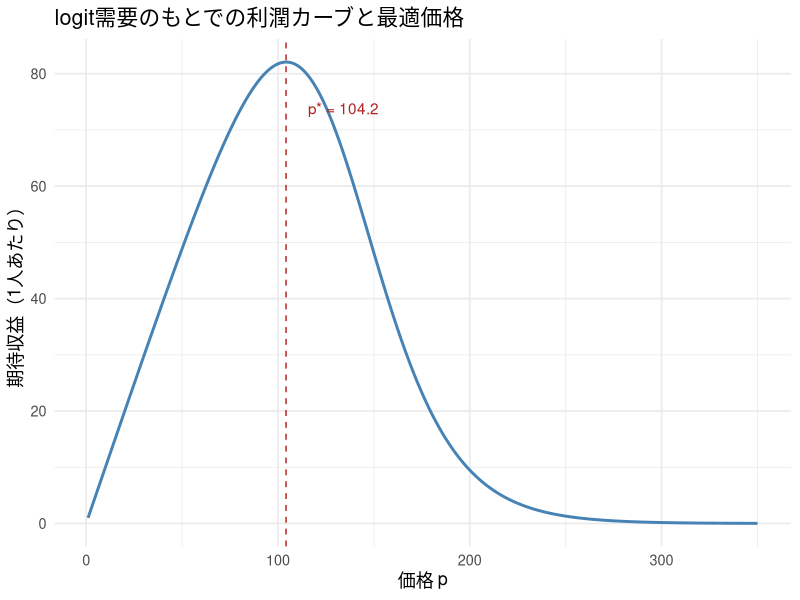
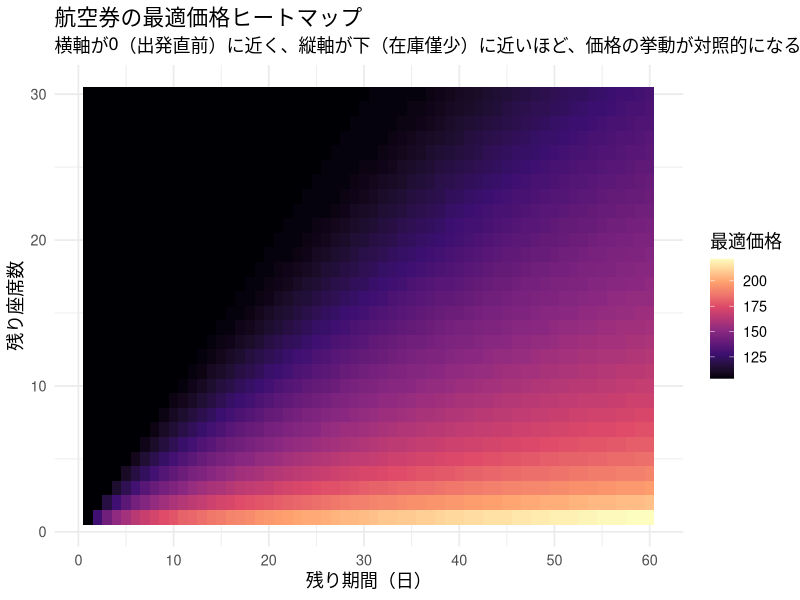
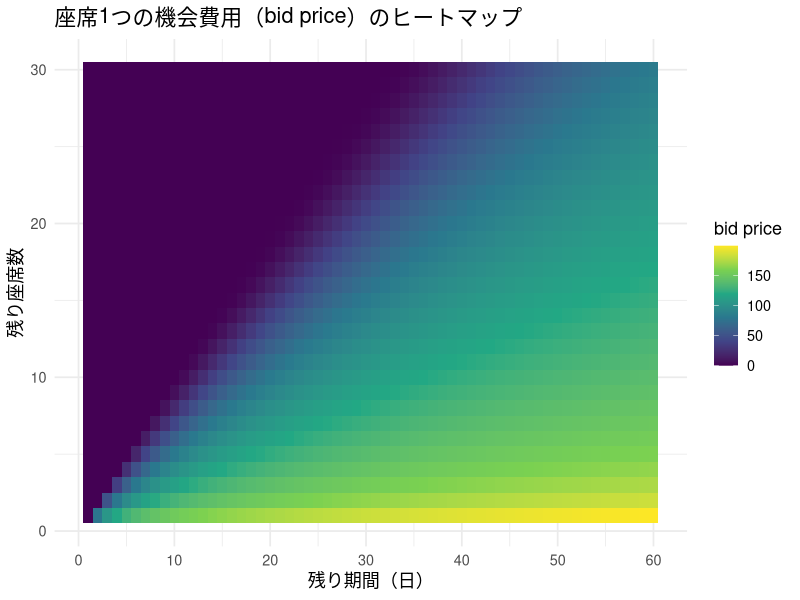
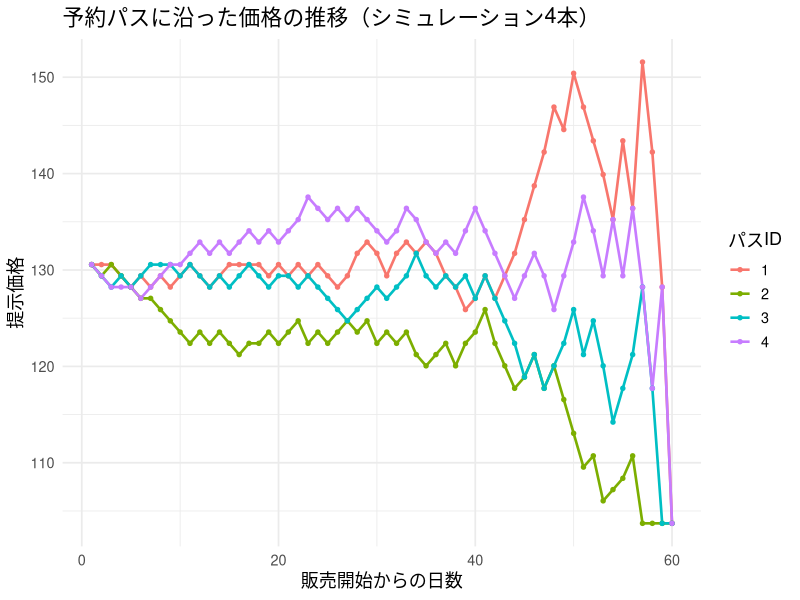
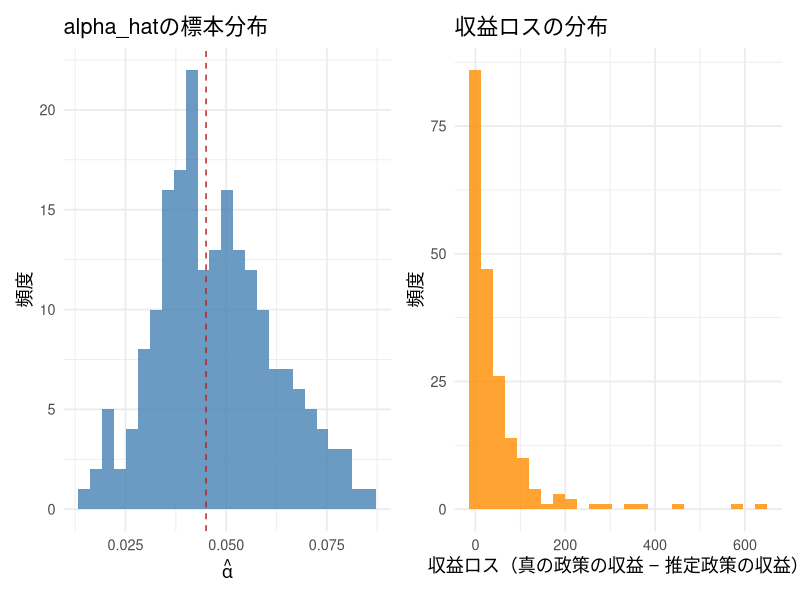

Write the R code that produced these figures, in order.
## ---- chunk 1
#| include: false
library(ggplot2)
library(dplyr)
library(tidyr)
library(knitr)
library(patchwork)

set.seed(20265)

theme_lecture <- function() {
  fam <- if (Sys.info()[["sysname"]] == "Darwin") "Hiragino Sans" else ""
  theme_minimal(base_size = 13, base_family = fam)
}
theme_set(theme_lecture())
knitr::opts_chunk$set(fig.align = "center", dpi = 144)
options(scipen = 8)
## ---- chunk 2
#| label: lec15-static-profit
theta0 <- 6.0
alpha  <- 0.045

lambda_p <- function(p, theta0, alpha) {
  u <- theta0 - alpha * p
  1 / (1 + exp(-u))
}

p_grid <- seq(1, 350, length.out = 400)
profit_grid <- lambda_p(p_grid, theta0, alpha) * p_grid

static_df <- data.frame(price = p_grid, profit = profit_grid)
p_star_static <- p_grid[which.max(profit_grid)]

ggplot(static_df, aes(x = price, y = profit)) +
  geom_line(color = "steelblue", linewidth = 1) +
  geom_vline(xintercept = p_star_static, linetype = "dashed", color = "firebrick") +
  annotate("text", x = p_star_static + 30, y = max(profit_grid) * 0.9,
           label = paste0("p* = ", round(p_star_static, 1)), color = "firebrick") +
  labs(x = "価格 p", y = "期待収益（1人あたり）",
       title = "logit需要のもとでの利潤カーブと最適価格")
## ---- chunk 3
#| label: lec15-peakload
# 昼と夜、2期間の需要（線形、簡易的に）
q_day   <- function(p) pmax(100 - 2 * p, 0)
q_night <- function(p) pmax(40 - 2 * p, 0)

c_v <- 5   # 可変費用（発電1単位あたり）
c_K <- 20  # 容量費用（容量1単位を用意するコスト、固定費）
K_capacity <- 50

# ケースA: 容量費用を両期間で分担すると仮定した場合の価格
# （素朴な「平均費用」的発想、非効率の例として）
p_naive <- c_v + c_K / 2

# ケースB: Steinerのルール。容量を「使う」期（昼）だけが容量費用を負担する。
# 夜は可変費用のみ。昼は可変費用＋容量費用。
p_night_efficient <- c_v
p_day_efficient    <- c_v + c_K

peak_df <- data.frame(
  ルール = c("素朴な平均費用配分", "Steinerの効率的配分（昼）", "Steinerの効率的配分（夜）"),
  価格   = c(p_naive, p_day_efficient, p_night_efficient),
  需要量 = c(q_day(p_naive), q_day(p_day_efficient), q_night(p_night_efficient)),
  注記 = c("比較用：昼需要", paste0("K=", K_capacity, "に一致（容量制約がbinding）"),
           paste0("30<K=", K_capacity, "（slack）"))
)
kable(peak_df, digits = 1, caption = "peak-load pricing：ピークだけが容量の影価格を負担")
## ---- chunk 4
#| label: lec15-dp-setup
# パラメータ設定：航空券1路線のイメージ
theta0      <- 6.0     # 価格ゼロでの基準効用
alpha       <- 0.045   # 価格係数（第2回以来の記法、alpha > 0）
lambda_bar  <- 0.95    # 1期あたりの客の到着確率
T_period    <- 60      # 販売期間（残り日数の最大値）
C_capacity  <- 30      # 座席数

p_grid <- seq(1, 350, length.out = 300)

purchase_prob <- function(p, theta0, alpha, lambda_bar) {
  u <- theta0 - alpha * p
  lambda_bar * (1 / (1 + exp(-u)))
}
## ---- chunk 5
#| label: lec15-dp-solve
solve_dp <- function(T_period, C_capacity, theta0, alpha, lambda_bar, p_grid) {
  # 行:t=0..T, 列:c=0..C。R索引はt+1, c+1にずれることに注意。
  V      <- matrix(0, nrow = T_period + 1, ncol = C_capacity + 1)
  pstar  <- matrix(NA_real_, nrow = T_period + 1, ncol = C_capacity + 1)
  lamstar <- matrix(0, nrow = T_period + 1, ncol = C_capacity + 1)

  lam_grid <- purchase_prob(p_grid, theta0, alpha, lambda_bar)  # 価格に依存、(t,c)に依らないので外で計算

  for (t in 1:T_period) {
    for (c in 1:C_capacity) {
      # Bellman方程式の右辺をそのまま評価（bid priceへの簡略化はしない）
      # V[t, c]     = V(t-1, c-1) （購入時：1期進み、在庫が1つ減る）
      # V[t, c + 1] = V(t-1, c)   （非購入時：1期進み、在庫は変わらない）
      obj <- lam_grid * (p_grid + V[t, c]) + (1 - lam_grid) * V[t, c + 1]
      best_idx <- which.max(obj)
      V[t + 1, c + 1]      <- obj[best_idx]
      pstar[t + 1, c + 1]  <- p_grid[best_idx]
      lamstar[t + 1, c + 1] <- lam_grid[best_idx]
    }
    V[t + 1, 1] <- 0  # 在庫ゼロ(c=0)なら収益なし
  }
  list(V = V, pstar = pstar, lamstar = lamstar)
}
## ---- chunk 6
#| label: lec15-dp-run
dp_result <- solve_dp(T_period, C_capacity, theta0, alpha, lambda_bar, p_grid)
V_mat      <- dp_result$V
pstar_mat  <- dp_result$pstar
lamstar_mat <- dp_result$lamstar

cat("期待総収益 V(T=60, C=30):", round(V_mat[T_period + 1, C_capacity + 1], 1), "\n")
cat("残り60日・満席時の最適価格:", round(pstar_mat[T_period + 1, C_capacity + 1], 1), "\n")
cat("残り60日・残り1席時の最適価格:", round(pstar_mat[T_period + 1, 2], 1), "\n")
cat("出発前日・満席時の最適価格:", round(pstar_mat[2, C_capacity + 1], 1), "\n")
## ---- chunk 7
#| label: lec15-heatmap-price
#| fig-cap: "最適価格 p*(t,c) のヒートマップ：残り期間×残り座席"
heat_df <- expand.grid(t = 1:T_period, c = 1:C_capacity) %>%
  rowwise() %>%
  mutate(price = pstar_mat[t + 1, c + 1]) %>%
  ungroup()

ggplot(heat_df, aes(x = t, y = c, fill = price)) +
  geom_tile() +
  scale_fill_viridis_c(name = "最適価格", option = "magma") +
  scale_x_continuous(breaks = seq(0, 60, 10)) +
  labs(x = "残り期間（日）", y = "残り座席数",
       title = "航空券の最適価格ヒートマップ",
       subtitle = "横軸が0（出発直前）に近く、縦軸が下（在庫僅少）に近いほど、価格の挙動が対照的になる")
## ---- chunk 8
#| label: lec15-bidprice
bid_price_df <- expand.grid(t = 1:T_period, c = 1:C_capacity) %>%
  rowwise() %>%
  mutate(bid_price = V_mat[t, c + 1] - V_mat[t, c]) %>%
  ungroup()

ggplot(bid_price_df, aes(x = t, y = c, fill = bid_price)) +
  geom_tile() +
  scale_fill_viridis_c(name = "bid price", option = "viridis") +
  scale_x_continuous(breaks = seq(0, 60, 10)) +
  labs(x = "残り期間（日）", y = "残り座席数",
       title = "座席1つの機会費用（bid price）のヒートマップ")
## ---- chunk 9
#| label: lec15-booking-paths
simulate_booking_path <- function(seed, T_period, C_capacity, pstar_mat, lamstar_mat) {
  set.seed(seed)
  c_remain <- C_capacity
  t_remain <- T_period
  path <- data.frame(day = integer(0), t_remain = integer(0), c_remain = integer(0), price = numeric(0))
  day <- 0
  while (t_remain >= 1 && c_remain >= 1) {
    day <- day + 1
    p   <- pstar_mat[t_remain + 1, c_remain + 1]
    lam <- lamstar_mat[t_remain + 1, c_remain + 1]
    path <- rbind(path, data.frame(day = day, t_remain = t_remain, c_remain = c_remain, price = p))
    bought <- runif(1) < lam
    if (bought) c_remain <- c_remain - 1
    t_remain <- t_remain - 1
  }
  path
}

paths_list <- lapply(1:4, function(i) {
  p <- simulate_booking_path(30000 + i, T_period, C_capacity, pstar_mat, lamstar_mat)
  p$path_id <- factor(i)
  p
})
paths_df <- bind_rows(paths_list)

ggplot(paths_df, aes(x = day, y = price, color = path_id)) +
  geom_line(linewidth = 0.9) +
  geom_point(size = 1.2) +
  labs(x = "販売開始からの日数", y = "提示価格",
       title = "予約パスに沿った価格の推移（シミュレーション4本）",
       color = "パスID")
## ---- chunk 10
#| label: lec15-fixed-price
evaluate_fixed_price <- function(p, T_period, C_capacity, theta0, alpha, lambda_bar) {
  lam <- purchase_prob(p, theta0, alpha, lambda_bar)  # スカラー
  W <- matrix(0, nrow = T_period + 1, ncol = C_capacity + 1)
  for (t in 1:T_period) {
    for (c in 1:C_capacity) {
      W[t + 1, c + 1] <- lam * (p + W[t, c]) + (1 - lam) * W[t, c + 1]
    }
    W[t + 1, 1] <- 0
  }
  W[T_period + 1, C_capacity + 1]
}

fixed_p_grid <- seq(1, 350, length.out = 150)
fixed_revenues <- sapply(fixed_p_grid, evaluate_fixed_price,
                          T_period = T_period, C_capacity = C_capacity,
                          theta0 = theta0, alpha = alpha, lambda_bar = lambda_bar)

best_fixed_idx <- which.max(fixed_revenues)
best_fixed_p   <- fixed_p_grid[best_fixed_idx]
best_fixed_rev <- fixed_revenues[best_fixed_idx]

dynamic_rev <- V_mat[T_period + 1, C_capacity + 1]
lift_pct <- 100 * (dynamic_rev - best_fixed_rev) / best_fixed_rev

comparison_df <- data.frame(
  方式 = c("最適固定価格", "動的価格（DP最適）"),
  価格の目安 = c(round(best_fixed_p, 1), "状態に応じて変動"),
  期待収益 = c(round(best_fixed_rev, 1), round(dynamic_rev, 1))
)
kable(comparison_df, caption = "固定価格 vs 動的価格の期待収益比較")
cat("\n動的価格による収益リフト:", round(lift_pct, 2), "%\n")
## ---- chunk 11
#| label: lec15-pipeline-mle
# ステップ0：価格実験データの生成（複数の価格水準をランダムに割り当てて需要を観測する）
price_menu <- c(90, 110, 130, 150, 170)

generate_booking_data <- function(seed, T_period, C_capacity, theta0, alpha, lambda_bar, price_menu) {
  set.seed(seed)
  c_remain <- C_capacity
  prices_obs   <- numeric(0)
  purchase_obs <- numeric(0)
  for (t in T_period:1) {
    if (c_remain == 0) break
    p <- sample(price_menu, 1)
    arrived <- runif(1) < lambda_bar
    if (arrived) {
      u <- theta0 - alpha * p
      prob_buy <- 1 / (1 + exp(-u))
      purchased <- as.numeric(runif(1) < prob_buy)
      prices_obs   <- c(prices_obs, p)
      purchase_obs <- c(purchase_obs, purchased)
      if (purchased == 1) c_remain <- c_remain - 1
    }
  }
  list(prices = prices_obs, purchase = purchase_obs)
}

booking_data <- generate_booking_data(20265, T_period, C_capacity, theta0, alpha, lambda_bar, price_menu)
cat("観測された到着客数：", length(booking_data$prices), "\n")
## ---- chunk 12
#| label: lec15-newton-mle
# ステップ1：ニュートン法による自作MLE（logitの対数尤度は大域的に凹なので、
# 解析的な勾配・ヘシアンを使うと安定して速く収束する）
sigmoid <- function(x) 1 / (1 + exp(-x))

fit_logit_newton <- function(prices, purchase, theta_init = c(0, 0.01), max_iter = 100, tol = 1e-10) {
  n <- length(prices)
  X <- cbind(1, -prices)  # u = X %*% c(const, alpha)
  theta <- theta_init
  for (it in 1:max_iter) {
    u     <- as.vector(X %*% theta)
    p_hat <- sigmoid(u)
    resid <- purchase - p_hat
    grad  <- as.vector(t(X) %*% resid)
    W     <- p_hat * (1 - p_hat)
    H     <- -t(X * W) %*% X
    step  <- solve(H, grad)
    theta_new <- theta - step
    if (max(abs(theta_new - theta)) < tol) {
      theta <- theta_new
      break
    }
    theta <- theta_new
  }
  list(theta = theta, n_iter = it)
}

mle_result <- fit_logit_newton(booking_data$prices, booking_data$purchase)
const_hat <- mle_result$theta[1]
alpha_hat <- mle_result$theta[2]

cat("真の (theta0, alpha):", theta0, alpha, "\n")
cat("推定 (theta0_hat, alpha_hat):", round(const_hat, 3), round(alpha_hat, 4), "\n")
cat("収束までの反復回数:", mle_result$n_iter, "\n")
## ---- chunk 13
#| label: lec15-pipeline-evaluate
# ステップ2：推定した(theta0_hat, alpha_hat)でDPを解いて価格政策を作る
dp_hat <- solve_dp(T_period, C_capacity, const_hat, alpha_hat, lambda_bar, p_grid)
pstar_hat <- dp_hat$pstar

# ステップ3：その政策を「真のモデル」の上で評価する
evaluate_policy_on_true_model <- function(pstar_policy, T_period, C_capacity, theta0, alpha, lambda_bar) {
  W <- matrix(0, nrow = T_period + 1, ncol = C_capacity + 1)
  for (t in 1:T_period) {
    for (c in 1:C_capacity) {
      p <- pstar_policy[t + 1, c + 1]
      lam_true <- purchase_prob(p, theta0, alpha, lambda_bar)
      W[t + 1, c + 1] <- lam_true * (p + W[t, c]) + (1 - lam_true) * W[t, c + 1]
    }
    W[t + 1, 1] <- 0
  }
  W[T_period + 1, C_capacity + 1]
}

revenue_true_policy <- V_mat[T_period + 1, C_capacity + 1]
revenue_hat_policy   <- evaluate_policy_on_true_model(pstar_hat, T_period, C_capacity, theta0, alpha, lambda_bar)
revenue_loss <- revenue_true_policy - revenue_hat_policy

cat("真の政策の期待収益:", round(revenue_true_policy, 1), "\n")
cat("推定需要パラメータで作った政策を真のモデルで評価した期待収益:", round(revenue_hat_policy, 1), "\n")
cat("収益ロス:", round(revenue_loss, 1), "（真の収益の", round(100*revenue_loss/revenue_true_policy, 2), "%）\n")
## ---- chunk 14
#| label: lec15-montecarlo-pipeline
n_mc <- 200
theta0_hat_vec   <- rep(NA_real_, n_mc)
alpha_hat_vec    <- rep(NA_real_, n_mc)
revenue_loss_vec <- rep(NA_real_, n_mc)

for (m in 1:n_mc) {
  bd <- generate_booking_data(10000 + m, T_period, C_capacity, theta0, alpha, lambda_bar, price_menu)
  if (length(bd$prices) < 5 || sd(bd$prices) < 1e-8) {
    next
  }
  fit_m <- fit_logit_newton(bd$prices, bd$purchase)
  a_hat_m <- fit_m$theta[2]
  c_hat_m <- fit_m$theta[1]
  theta0_hat_vec[m] <- c_hat_m
  alpha_hat_vec[m] <- a_hat_m
  if (!is.finite(c_hat_m) || !is.finite(a_hat_m) || a_hat_m <= 0 || a_hat_m > 1) {
    next
  }
  dp_m <- solve_dp(T_period, C_capacity, c_hat_m, a_hat_m, lambda_bar, p_grid)
  rev_m <- evaluate_policy_on_true_model(dp_m$pstar, T_period, C_capacity, theta0, alpha, lambda_bar)
  revenue_loss_vec[m] <- revenue_true_policy - rev_m
}

mc_df <- data.frame(theta0_hat = theta0_hat_vec,
                    alpha_hat = alpha_hat_vec,
                    revenue_loss = revenue_loss_vec) %>%
  filter(!is.na(revenue_loss))

cat("有効な反復数:", nrow(mc_df), "/", n_mc, "\n")
cat("theta0_hatの平均:", round(mean(mc_df$theta0_hat), 3), "（真値:", theta0, "）\n")
cat("theta0_hatの標準偏差:", round(sd(mc_df$theta0_hat), 3), "\n")
cat("alpha_hatの平均:", round(mean(mc_df$alpha_hat), 4), "（真値:", alpha, "）\n")
cat("alpha_hatの標準偏差:", round(sd(mc_df$alpha_hat), 4), "\n")
cat("収益ロスの平均:", round(mean(mc_df$revenue_loss), 1),
    "（真の収益の", round(100*mean(mc_df$revenue_loss)/revenue_true_policy, 2), "%）\n")
cat("収益ロスの中央値:", round(median(mc_df$revenue_loss), 1), "\n")
## ---- chunk 15
#| label: lec15-montecarlo-hist
#| fig-cap: "推定誤差から生まれる収益ロスの分布（モンテカルロ200回）"
p1 <- ggplot(mc_df, aes(x = alpha_hat)) +
  geom_histogram(bins = 25, fill = "steelblue", alpha = 0.8) +
  geom_vline(xintercept = alpha, linetype = "dashed", color = "firebrick") +
  labs(x = expression(hat(alpha)), y = "頻度", title = "alpha_hatの標本分布")

p2 <- ggplot(mc_df, aes(x = revenue_loss)) +
  geom_histogram(bins = 25, fill = "darkorange", alpha = 0.8) +
  labs(x = "収益ロス（真の政策の収益 − 推定政策の収益）", y = "頻度",
       title = "収益ロスの分布")

p1 + p2
## ---- chunk 16
#| label: lec15-feedback-loop
generate_price_panel <- function(seed, n_seasons, pricing,
                                 T_period, C_capacity, theta0, alpha,
                                 lambda_bar, pstar_policy, price_menu,
                                 rho_xi = 0.75, sigma_nu = 0.55,
                                 gamma_xi = 10) {
  set.seed(seed)
  out <- vector("list", n_seasons)
  for (s in 1:n_seasons) {
    c_remain <- C_capacity
    xi <- rnorm(1, 0, sigma_nu / sqrt(1 - rho_xi^2))
    rows <- vector("list", T_period)
    k <- 0
    for (t in T_period:1) {
      if (c_remain == 0) break
      xi <- rho_xi * xi + rnorm(1, 0, sigma_nu)
      base_price <- pstar_policy[t + 1, c_remain + 1]
      p <- if (pricing == "endogenous") {
        pmin(max(p_grid), pmax(min(p_grid), base_price + gamma_xi * xi))
      } else {
        sample(price_menu, 1)  # xiと独立にランダム割当
      }
      if (runif(1) < lambda_bar) {
        purchased <- as.numeric(runif(1) < sigmoid(theta0 + xi - alpha * p))
        k <- k + 1
        rows[[k]] <- data.frame(season = s, t = t, c = c_remain,
                                price = p, purchase = purchased, xi = xi)
        if (purchased == 1) c_remain <- c_remain - 1
      }
    }
    out[[s]] <- bind_rows(rows[seq_len(k)])
  }
  bind_rows(out)
}

obs_panel <- generate_price_panel(
  15015, 300, "endogenous", T_period, C_capacity, theta0, alpha,
  lambda_bar, pstar_mat, price_menu)
exp_panel <- generate_price_panel(
  15016, 300, "randomized", T_period, C_capacity, theta0, alpha,
  lambda_bar, pstar_mat, price_menu)

fit_obs <- fit_logit_newton(obs_panel$price, obs_panel$purchase)
fit_exp <- fit_logit_newton(exp_panel$price, exp_panel$purchase)
# xiを観測できたと仮定する診断用のoracle。価格係数の符号を反転してalphaに直す。
fit_exp_oracle <- glm(purchase ~ price + xi, family = binomial(), data = exp_panel)
alpha_exp_oracle <- -unname(coef(fit_exp_oracle)["price"])

endog_tbl <- data.frame(
  data = c("企業がxiを見て価格設定（分析者はxiを欠落）",
           "価格をxiと独立にランダム化（xiを欠落）",
           "ランダム化＋xiを含むoracle", "構造パラメータの真値"),
  alpha_hat = c(fit_obs$theta[2], fit_exp$theta[2], alpha_exp_oracle, alpha),
  cor_price_xi = c(cor(obs_panel$price, obs_panel$xi),
                   cor(exp_panel$price, exp_panel$xi),
                   cor(exp_panel$price, exp_panel$xi), 0)
)
kable(endog_tbl, digits = 4,
      caption = "価格支持の狭さではなく、価格と欠落需要ショックの相関が内生性を作る")
## ---- chunk 17
#| label: lec15-course-map
course_map <- data.frame(
  軸 = c("需要推定", "需要推定", "需要推定", "供給側行動", "異質性の把握", "因果推論",
         "因果推論", "階層・異質性", "階層・異質性", "異質性・政策", "動学",
         "動学", "動学（本日）"),
  回  = c("第2回", "第3回", "第4回", "第4回", "第6回", "第7回",
         "第8回", "第9回", "第10回", "第11回", "第13回",
         "第14回", "第15回"),
  内容 = c("logit需要・MLE", "IV・nested logit", "random coefficient logit",
          "Bertrand-Nash・合併分析", "コンジョイント・WTP", "A/Bテスト",
          "観察データの因果推論", "階層モデル・shrinkage", "BG/NBD・CLV",
          "ターゲティング・policy learning", "動学的離散選択（消費者）",
          "state dependence・買いだめ", "dynamic pricing（企業）")
)
kable(course_map, caption = "計量経済学IIの15回地図：4つの軸から価格最適化へ")
